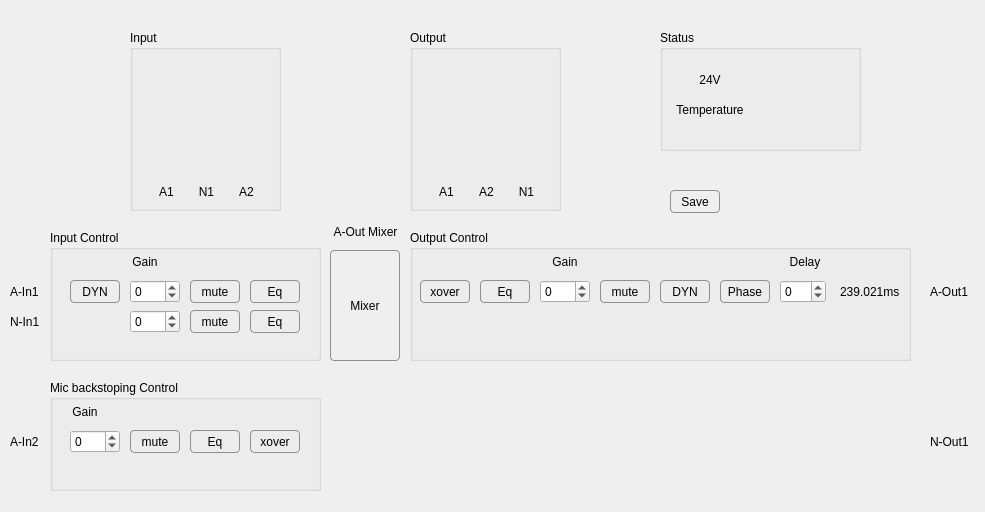
<?xml version="1.0" encoding="UTF-8"?>
<ui version="4.0">
 <class>DevSetting_RT1052_Poe_60W_2_4</class>
 <widget class="QWidget" name="DevSetting_RT1052_Poe_60W_2_4">
  <property name="windowModality">
   <enum>Qt::ApplicationModal</enum>
  </property>
  <property name="geometry">
   <rect>
    <x>0</x>
    <y>0</y>
    <width>985</width>
    <height>512</height>
   </rect>
  </property>
  <property name="windowTitle">
   <string>AMP Settings</string>
  </property>
  <property name="styleSheet">
   <string notr="true">QPushButton {
     border: 1px solid #8f8f91;
     border-radius: 4px;
     background-color: qlineargradient(x1: 0, y1: 0, x2: 0, y2: 1,
                                       stop: 0 #f6f7fa, stop: 1 #dadbde);
 }

 QPushButton:pressed {
     background-color: qlineargradient(x1: 0, y1: 0, x2: 0, y2: 1,
                                       stop: 0 #dadbde, stop: 1 #f6f7fa);
 }
QPushButton:checked{
	background-color: rgb(0, 178, 0);
}</string>
  </property>
  <widget class="QLabel" name="label_2">
   <property name="geometry">
    <rect>
     <x>10</x>
     <y>430</y>
     <width>50</width>
     <height>23</height>
    </rect>
   </property>
   <property name="text">
    <string>A-In2</string>
   </property>
  </widget>
  <widget class="QLabel" name="label_11">
   <property name="geometry">
    <rect>
     <x>930</x>
     <y>280</y>
     <width>50</width>
     <height>23</height>
    </rect>
   </property>
   <property name="text">
    <string>A-Out1</string>
   </property>
  </widget>
  <widget class="QLabel" name="label">
   <property name="geometry">
    <rect>
     <x>10</x>
     <y>280</y>
     <width>50</width>
     <height>23</height>
    </rect>
   </property>
   <property name="text">
    <string>A-In1</string>
   </property>
  </widget>
  <widget class="QPushButton" name="AOut_Mixter">
   <property name="geometry">
    <rect>
     <x>330</x>
     <y>250</y>
     <width>70</width>
     <height>111</height>
    </rect>
   </property>
   <property name="focusPolicy">
    <enum>Qt::NoFocus</enum>
   </property>
   <property name="text">
    <string>Mixer</string>
   </property>
  </widget>
  <widget class="QPushButton" name="save">
   <property name="geometry">
    <rect>
     <x>670</x>
     <y>190</y>
     <width>50</width>
     <height>23</height>
    </rect>
   </property>
   <property name="focusPolicy">
    <enum>Qt::NoFocus</enum>
   </property>
   <property name="text">
    <string>Save</string>
   </property>
  </widget>
  <widget class="QLabel" name="label_5">
   <property name="geometry">
    <rect>
     <x>10</x>
     <y>310</y>
     <width>50</width>
     <height>23</height>
    </rect>
   </property>
   <property name="text">
    <string>N-In1</string>
   </property>
  </widget>
  <widget class="QLabel" name="label_13">
   <property name="geometry">
    <rect>
     <x>330</x>
     <y>220</y>
     <width>71</width>
     <height>23</height>
    </rect>
   </property>
   <property name="text">
    <string>A-Out Mixer</string>
   </property>
   <property name="alignment">
    <set>Qt::AlignCenter</set>
   </property>
  </widget>
  <widget class="QGroupBox" name="groupBox">
   <property name="geometry">
    <rect>
     <x>50</x>
     <y>230</y>
     <width>271</width>
     <height>131</height>
    </rect>
   </property>
   <property name="title">
    <string>Input Control</string>
   </property>
   <widget class="QLabel" name="label_9">
    <property name="geometry">
     <rect>
      <x>70</x>
      <y>20</y>
      <width>50</width>
      <height>23</height>
     </rect>
    </property>
    <property name="text">
     <string>Gain</string>
    </property>
    <property name="alignment">
     <set>Qt::AlignCenter</set>
    </property>
   </widget>
   <widget class="QSpinBox" name="NIn1_Channel_Gain">
    <property name="geometry">
     <rect>
      <x>80</x>
      <y>80</y>
      <width>50</width>
      <height>23</height>
     </rect>
    </property>
    <property name="minimum">
     <number>-60</number>
    </property>
    <property name="maximum">
     <number>12</number>
    </property>
   </widget>
   <widget class="QPushButton" name="AIn1_Channel_Mute">
    <property name="geometry">
     <rect>
      <x>140</x>
      <y>50</y>
      <width>50</width>
      <height>23</height>
     </rect>
    </property>
    <property name="focusPolicy">
     <enum>Qt::NoFocus</enum>
    </property>
    <property name="text">
     <string>mute</string>
    </property>
    <property name="checkable">
     <bool>true</bool>
    </property>
   </widget>
   <widget class="QPushButton" name="NIn1_Channel_Eq">
    <property name="geometry">
     <rect>
      <x>200</x>
      <y>80</y>
      <width>50</width>
      <height>23</height>
     </rect>
    </property>
    <property name="focusPolicy">
     <enum>Qt::NoFocus</enum>
    </property>
    <property name="text">
     <string>Eq</string>
    </property>
   </widget>
   <widget class="QPushButton" name="NIn1_Channel_Mute">
    <property name="geometry">
     <rect>
      <x>140</x>
      <y>80</y>
      <width>50</width>
      <height>23</height>
     </rect>
    </property>
    <property name="focusPolicy">
     <enum>Qt::NoFocus</enum>
    </property>
    <property name="text">
     <string>mute</string>
    </property>
    <property name="checkable">
     <bool>true</bool>
    </property>
   </widget>
   <widget class="QPushButton" name="AIn1_Channel_Eq">
    <property name="geometry">
     <rect>
      <x>200</x>
      <y>50</y>
      <width>50</width>
      <height>23</height>
     </rect>
    </property>
    <property name="focusPolicy">
     <enum>Qt::NoFocus</enum>
    </property>
    <property name="text">
     <string>Eq</string>
    </property>
   </widget>
   <widget class="QSpinBox" name="AIn1_Channel_Gain">
    <property name="geometry">
     <rect>
      <x>80</x>
      <y>50</y>
      <width>50</width>
      <height>23</height>
     </rect>
    </property>
    <property name="minimum">
     <number>-60</number>
    </property>
    <property name="maximum">
     <number>12</number>
    </property>
   </widget>
   <widget class="QPushButton" name="AIn1_Channel_Dyn">
    <property name="geometry">
     <rect>
      <x>20</x>
      <y>50</y>
      <width>50</width>
      <height>23</height>
     </rect>
    </property>
    <property name="focusPolicy">
     <enum>Qt::NoFocus</enum>
    </property>
    <property name="text">
     <string>DYN</string>
    </property>
   </widget>
  </widget>
  <widget class="QGroupBox" name="groupBox_2">
   <property name="geometry">
    <rect>
     <x>410</x>
     <y>230</y>
     <width>501</width>
     <height>131</height>
    </rect>
   </property>
   <property name="title">
    <string>Output Control</string>
   </property>
   <widget class="QLabel" name="label_20">
    <property name="geometry">
     <rect>
      <x>370</x>
      <y>20</y>
      <width>50</width>
      <height>23</height>
     </rect>
    </property>
    <property name="text">
     <string>Delay</string>
    </property>
    <property name="alignment">
     <set>Qt::AlignCenter</set>
    </property>
   </widget>
   <widget class="QSpinBox" name="AIn1_Delay">
    <property name="geometry">
     <rect>
      <x>370</x>
      <y>50</y>
      <width>46</width>
      <height>23</height>
     </rect>
    </property>
    <property name="minimum">
     <number>-60</number>
    </property>
    <property name="maximum">
     <number>12</number>
    </property>
   </widget>
   <widget class="QPushButton" name="AIn1_Phase">
    <property name="geometry">
     <rect>
      <x>310</x>
      <y>50</y>
      <width>50</width>
      <height>23</height>
     </rect>
    </property>
    <property name="focusPolicy">
     <enum>Qt::NoFocus</enum>
    </property>
    <property name="text">
     <string>Phase</string>
    </property>
    <property name="checkable">
     <bool>true</bool>
    </property>
   </widget>
   <widget class="QPushButton" name="AIn1_xover">
    <property name="geometry">
     <rect>
      <x>10</x>
      <y>50</y>
      <width>50</width>
      <height>23</height>
     </rect>
    </property>
    <property name="focusPolicy">
     <enum>Qt::NoFocus</enum>
    </property>
    <property name="text">
     <string>xover</string>
    </property>
   </widget>
   <widget class="QSpinBox" name="AIn1_Gain">
    <property name="geometry">
     <rect>
      <x>130</x>
      <y>50</y>
      <width>50</width>
      <height>23</height>
     </rect>
    </property>
    <property name="minimum">
     <number>-60</number>
    </property>
    <property name="maximum">
     <number>12</number>
    </property>
   </widget>
   <widget class="QPushButton" name="AIn1_Eq">
    <property name="geometry">
     <rect>
      <x>70</x>
      <y>50</y>
      <width>50</width>
      <height>23</height>
     </rect>
    </property>
    <property name="focusPolicy">
     <enum>Qt::NoFocus</enum>
    </property>
    <property name="text">
     <string>Eq</string>
    </property>
   </widget>
   <widget class="QLabel" name="label_16">
    <property name="geometry">
     <rect>
      <x>130</x>
      <y>20</y>
      <width>50</width>
      <height>23</height>
     </rect>
    </property>
    <property name="text">
     <string>Gain</string>
    </property>
    <property name="alignment">
     <set>Qt::AlignCenter</set>
    </property>
   </widget>
   <widget class="QPushButton" name="AIn1_Dyn">
    <property name="geometry">
     <rect>
      <x>250</x>
      <y>50</y>
      <width>50</width>
      <height>23</height>
     </rect>
    </property>
    <property name="focusPolicy">
     <enum>Qt::NoFocus</enum>
    </property>
    <property name="text">
     <string>DYN</string>
    </property>
   </widget>
   <widget class="QPushButton" name="AIn1_Mute">
    <property name="geometry">
     <rect>
      <x>190</x>
      <y>50</y>
      <width>50</width>
      <height>23</height>
     </rect>
    </property>
    <property name="focusPolicy">
     <enum>Qt::NoFocus</enum>
    </property>
    <property name="text">
     <string>mute</string>
    </property>
    <property name="checkable">
     <bool>true</bool>
    </property>
   </widget>
   <widget class="QLabel" name="label_delay_1">
    <property name="geometry">
     <rect>
      <x>430</x>
      <y>50</y>
      <width>61</width>
      <height>23</height>
     </rect>
    </property>
    <property name="text">
     <string>239.021ms</string>
    </property>
   </widget>
  </widget>
  <widget class="QLabel" name="label_14">
   <property name="geometry">
    <rect>
     <x>930</x>
     <y>430</y>
     <width>50</width>
     <height>23</height>
    </rect>
   </property>
   <property name="text">
    <string>N-Out1</string>
   </property>
  </widget>
  <widget class="QGroupBox" name="groupBox_3">
   <property name="geometry">
    <rect>
     <x>50</x>
     <y>380</y>
     <width>271</width>
     <height>111</height>
    </rect>
   </property>
   <property name="title">
    <string>Mic backstoping Control</string>
   </property>
   <widget class="QLabel" name="label_15">
    <property name="geometry">
     <rect>
      <x>10</x>
      <y>20</y>
      <width>50</width>
      <height>23</height>
     </rect>
    </property>
    <property name="text">
     <string>Gain</string>
    </property>
    <property name="alignment">
     <set>Qt::AlignCenter</set>
    </property>
   </widget>
   <widget class="QSpinBox" name="AIn2_Channel_Gain">
    <property name="geometry">
     <rect>
      <x>20</x>
      <y>50</y>
      <width>50</width>
      <height>23</height>
     </rect>
    </property>
    <property name="minimum">
     <number>-60</number>
    </property>
    <property name="maximum">
     <number>12</number>
    </property>
   </widget>
   <widget class="QPushButton" name="AIn2_Channel_Mute">
    <property name="geometry">
     <rect>
      <x>80</x>
      <y>50</y>
      <width>50</width>
      <height>23</height>
     </rect>
    </property>
    <property name="focusPolicy">
     <enum>Qt::NoFocus</enum>
    </property>
    <property name="text">
     <string>mute</string>
    </property>
    <property name="checkable">
     <bool>true</bool>
    </property>
   </widget>
   <widget class="QPushButton" name="AIn2_Channel_Eq">
    <property name="geometry">
     <rect>
      <x>140</x>
      <y>50</y>
      <width>50</width>
      <height>23</height>
     </rect>
    </property>
    <property name="focusPolicy">
     <enum>Qt::NoFocus</enum>
    </property>
    <property name="text">
     <string>Eq</string>
    </property>
   </widget>
   <widget class="QPushButton" name="AIn2_xover">
    <property name="geometry">
     <rect>
      <x>200</x>
      <y>50</y>
      <width>50</width>
      <height>23</height>
     </rect>
    </property>
    <property name="focusPolicy">
     <enum>Qt::NoFocus</enum>
    </property>
    <property name="text">
     <string>xover</string>
    </property>
   </widget>
  </widget>
  <widget class="QGroupBox" name="groupBox_4">
   <property name="geometry">
    <rect>
     <x>130</x>
     <y>30</y>
     <width>151</width>
     <height>181</height>
    </rect>
   </property>
   <property name="title">
    <string>Input</string>
   </property>
   <widget class="QLabel" name="label_12">
    <property name="geometry">
     <rect>
      <x>100</x>
      <y>150</y>
      <width>33</width>
      <height>23</height>
     </rect>
    </property>
    <property name="lineWidth">
     <number>1</number>
    </property>
    <property name="text">
     <string>A2</string>
    </property>
    <property name="alignment">
     <set>Qt::AlignCenter</set>
    </property>
   </widget>
   <widget class="VolumeWidget" name="Meter_A_1" native="true">
    <property name="geometry">
     <rect>
      <x>20</x>
      <y>20</y>
      <width>33</width>
      <height>121</height>
     </rect>
    </property>
    <property name="MaxValue" stdset="0">
     <number>0</number>
    </property>
    <property name="MinValue" stdset="0">
     <number>-70</number>
    </property>
    <property name="SingleTrack" stdset="0">
     <bool>true</bool>
    </property>
    <property name="ScaleLabel" stdset="0">
     <bool>true</bool>
    </property>
   </widget>
   <widget class="QLabel" name="label_10">
    <property name="geometry">
     <rect>
      <x>20</x>
      <y>150</y>
      <width>33</width>
      <height>23</height>
     </rect>
    </property>
    <property name="lineWidth">
     <number>1</number>
    </property>
    <property name="text">
     <string>A1</string>
    </property>
    <property name="alignment">
     <set>Qt::AlignCenter</set>
    </property>
   </widget>
   <widget class="VolumeWidget" name="Meter_A_2" native="true">
    <property name="geometry">
     <rect>
      <x>100</x>
      <y>20</y>
      <width>33</width>
      <height>121</height>
     </rect>
    </property>
    <property name="MaxValue" stdset="0">
     <number>0</number>
    </property>
    <property name="MinValue" stdset="0">
     <number>-70</number>
    </property>
    <property name="SingleTrack" stdset="0">
     <bool>true</bool>
    </property>
    <property name="ScaleLabel" stdset="0">
     <bool>true</bool>
    </property>
   </widget>
   <widget class="QLabel" name="label_17">
    <property name="geometry">
     <rect>
      <x>60</x>
      <y>150</y>
      <width>33</width>
      <height>23</height>
     </rect>
    </property>
    <property name="lineWidth">
     <number>1</number>
    </property>
    <property name="text">
     <string>N1</string>
    </property>
    <property name="alignment">
     <set>Qt::AlignCenter</set>
    </property>
   </widget>
   <widget class="VolumeWidget" name="Meter_N_1" native="true">
    <property name="geometry">
     <rect>
      <x>60</x>
      <y>20</y>
      <width>33</width>
      <height>121</height>
     </rect>
    </property>
    <property name="MaxValue" stdset="0">
     <number>0</number>
    </property>
    <property name="MinValue" stdset="0">
     <number>-70</number>
    </property>
    <property name="SingleTrack" stdset="0">
     <bool>true</bool>
    </property>
    <property name="ScaleLabel" stdset="0">
     <bool>true</bool>
    </property>
   </widget>
  </widget>
  <widget class="QGroupBox" name="groupBox_5">
   <property name="geometry">
    <rect>
     <x>410</x>
     <y>30</y>
     <width>151</width>
     <height>181</height>
    </rect>
   </property>
   <property name="title">
    <string>Output</string>
   </property>
   <widget class="QLabel" name="label_18">
    <property name="geometry">
     <rect>
      <x>60</x>
      <y>150</y>
      <width>33</width>
      <height>23</height>
     </rect>
    </property>
    <property name="lineWidth">
     <number>1</number>
    </property>
    <property name="text">
     <string>A2</string>
    </property>
    <property name="alignment">
     <set>Qt::AlignCenter</set>
    </property>
   </widget>
   <widget class="QLabel" name="label_21">
    <property name="geometry">
     <rect>
      <x>20</x>
      <y>150</y>
      <width>33</width>
      <height>23</height>
     </rect>
    </property>
    <property name="lineWidth">
     <number>1</number>
    </property>
    <property name="text">
     <string>A1</string>
    </property>
    <property name="alignment">
     <set>Qt::AlignCenter</set>
    </property>
   </widget>
   <widget class="VolumeWidget" name="Meter_AL" native="true">
    <property name="geometry">
     <rect>
      <x>20</x>
      <y>20</y>
      <width>33</width>
      <height>121</height>
     </rect>
    </property>
    <property name="MaxValue" stdset="0">
     <number>0</number>
    </property>
    <property name="MinValue" stdset="0">
     <number>-70</number>
    </property>
    <property name="SingleTrack" stdset="0">
     <bool>true</bool>
    </property>
    <property name="ScaleLabel" stdset="0">
     <bool>true</bool>
    </property>
   </widget>
   <widget class="VolumeWidget" name="Meter_AR" native="true">
    <property name="geometry">
     <rect>
      <x>60</x>
      <y>20</y>
      <width>33</width>
      <height>121</height>
     </rect>
    </property>
    <property name="MaxValue" stdset="0">
     <number>0</number>
    </property>
    <property name="MinValue" stdset="0">
     <number>-70</number>
    </property>
    <property name="SingleTrack" stdset="0">
     <bool>true</bool>
    </property>
    <property name="ScaleLabel" stdset="0">
     <bool>true</bool>
    </property>
   </widget>
   <widget class="QLabel" name="label_19">
    <property name="geometry">
     <rect>
      <x>100</x>
      <y>150</y>
      <width>33</width>
      <height>23</height>
     </rect>
    </property>
    <property name="lineWidth">
     <number>1</number>
    </property>
    <property name="text">
     <string>N1</string>
    </property>
    <property name="alignment">
     <set>Qt::AlignCenter</set>
    </property>
   </widget>
   <widget class="VolumeWidget" name="Meter_N_Out" native="true">
    <property name="geometry">
     <rect>
      <x>100</x>
      <y>20</y>
      <width>33</width>
      <height>121</height>
     </rect>
    </property>
    <property name="MaxValue" stdset="0">
     <number>0</number>
    </property>
    <property name="MinValue" stdset="0">
     <number>-70</number>
    </property>
    <property name="SingleTrack" stdset="0">
     <bool>true</bool>
    </property>
    <property name="ScaleLabel" stdset="0">
     <bool>true</bool>
    </property>
   </widget>
  </widget>
  <widget class="QGroupBox" name="groupBox_6">
   <property name="geometry">
    <rect>
     <x>660</x>
     <y>30</y>
     <width>201</width>
     <height>121</height>
    </rect>
   </property>
   <property name="title">
    <string>Status</string>
   </property>
   <widget class="QLabel" name="_Temperature">
    <property name="geometry">
     <rect>
      <x>100</x>
      <y>70</y>
      <width>80</width>
      <height>20</height>
     </rect>
    </property>
    <property name="text">
     <string/>
    </property>
    <property name="alignment">
     <set>Qt::AlignCenter</set>
    </property>
   </widget>
   <widget class="QLabel" name="_24v">
    <property name="geometry">
     <rect>
      <x>100</x>
      <y>40</y>
      <width>80</width>
      <height>20</height>
     </rect>
    </property>
    <property name="text">
     <string/>
    </property>
    <property name="alignment">
     <set>Qt::AlignCenter</set>
    </property>
   </widget>
   <widget class="QLabel" name="label_3">
    <property name="geometry">
     <rect>
      <x>10</x>
      <y>40</y>
      <width>80</width>
      <height>20</height>
     </rect>
    </property>
    <property name="text">
     <string>24V</string>
    </property>
    <property name="alignment">
     <set>Qt::AlignCenter</set>
    </property>
   </widget>
   <widget class="QLabel" name="label_4">
    <property name="geometry">
     <rect>
      <x>10</x>
      <y>70</y>
      <width>80</width>
      <height>20</height>
     </rect>
    </property>
    <property name="text">
     <string>Temperature</string>
    </property>
    <property name="alignment">
     <set>Qt::AlignCenter</set>
    </property>
   </widget>
  </widget>
 </widget>
 <customwidgets>
  <customwidget>
   <class>VolumeWidget</class>
   <extends>QWidget</extends>
   <header>customWidget/volumewidget.h</header>
   <container>1</container>
  </customwidget>
 </customwidgets>
 <resources/>
 <connections/>
</ui>
